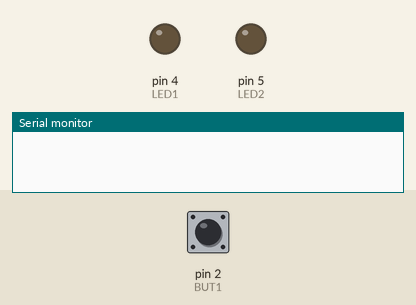
Bench run of a sketch on a simulated Arduino Uno, built with avr-gcc and run on an emulated ATmega328P. Parts: output pins drawn as LEDs (lit = HIGH), the last lines printed to the serial monitor. Inputs (shaded band) come from the test bench; at power-on: pin 2 (BUT1) HIGH.

Above: at 5.2 s.
5.3 s: pin 2 (BUT1) pulled LOW for 0.15 s
At 5.6 s:
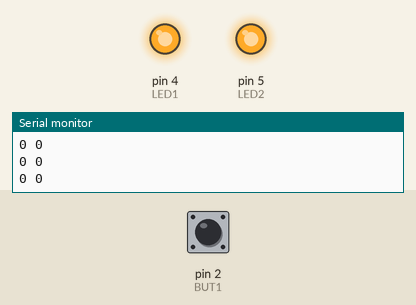
Timing chart, 0 to 11.9 s (numbered marks = the images above; inputs shaded):
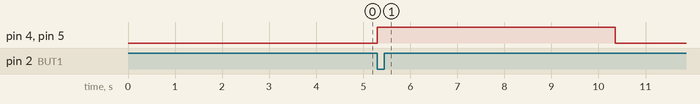

The sketch:

Under_PRESSure.ino
```cpp
/* Under PRESSure!
 *
 * !!!!!!!!!!!!!!!
 * CAUTION: ensure that timing setting on this sketch are matched with the timing setting in the Python GUI script!!!
 *
 * This is an incredibly simple Arduino-based game with Python GUI running on a computer.
 * The Arduino board receives players' input and sends the data to over USB (serial) to the computer running
 * the GUI. The computer (or rather, the GUI) simply serves as a "scoreboard".
 *
 *------------------------------------------------------------------------------------------
 * CURRENT LIMITATION:
 * 1. [GUI] When reading serial input, the GUI freezes until a serial input is received, because
 *    readline() is a blocking function.
 *      - Tried other non-blocking read. Somehow didn't work.
 *      - Can solve using "multithreading" (will do that sometime later...).
 *
 * 2. There's a need to match timing setting in this sketch and the GUI script (i.e.
 *    time_limit, initial_wait, wait).
 *      - Can be solved by sending timing data over serial.
 *
 * 3. Crude timing (using delay() blocking function instead of timer interrupt) to send data
 *    at desired interval.
 *------------------------------------------------------------------------------------------
 */

// Pinout.
// LED1 and LED2 are for the buttons' built-in LEDs.
// For buttons, must use pins D2 and D3 as they support hardware interrupt.
#define BUT1 2
#define BUT2 3
#define LED1 4
#define LED2 5

// Time settings (in ms).
#define TIME_LIMIT   5000   // Time of each round.
#define INITIAL_WAIT 4000   // Initial wait before starting game. Buttons irresponsive during this delay.
#define WAIT         6000   // Delay before standby for next round. Buttons irresponsive during this delay.

volatile int press1;
volatile int press2;
unsigned long lastMillis;

void pressed1(void);
void pressed2(void);


void setup()
{
  pinMode(BUT1, INPUT);   // Do NOT use INPUT_PULLUP (button already has RC debounce).
  pinMode(BUT2, INPUT);
  pinMode(LED1, OUTPUT);
  pinMode(LED2, OUTPUT);

  Serial.begin(115200);

  delay(INITIAL_WAIT);
}

void loop()
{
  attachInterrupt(digitalPinToInterrupt(BUT1), pressed1, FALLING);
  attachInterrupt(digitalPinToInterrupt(BUT2), pressed2, FALLING);

  press1 = 0;
  press2 = 0;

  // Wait for button press.
  while (press1 == 0 && press2 == 0);

  // Start the round.
  digitalWrite(LED1, HIGH);
  digitalWrite(LED2, HIGH);

  lastMillis = millis();

  // Send number of button presses during the interval.
  // press1 and press2 updated via hardware interrupt.
  while (millis() - lastMillis <= TIME_LIMIT)
  {
    Serial.println(String(press1) + " " + String(press2));

    // Reset.
    press1 = 0;
    press2 = 0;
    delay(99);
  }

  // Round ends.

  detachInterrupt(digitalPinToInterrupt(BUT1));
  detachInterrupt(digitalPinToInterrupt(BUT2));

  digitalWrite(LED1, LOW);
  digitalWrite(LED2, LOW);

  // Wait for WAIT milliseconds.
  delay(WAIT);
}

// ISR.
void pressed1()
{
  press1++;
}

void pressed2()
{
  press2++;
}
```

Measured:
- after the input at 5.3 s, pin 4 (LED1), pin 5 (LED2): LOW → HIGH at once, → LOW 5.1 s later
